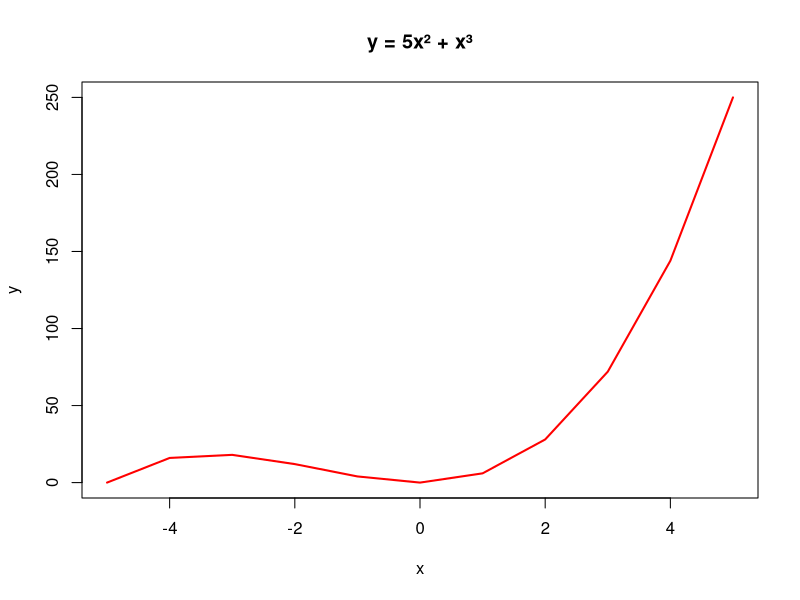

Write R code to recreate this figure.
x <- -5:5
y <- 5 * x^2 + x^3

plot(x,y, type = "l", main = "y = 5x² + x³", xlab = "x", ylab = "y", col = "red", lwd = 2)